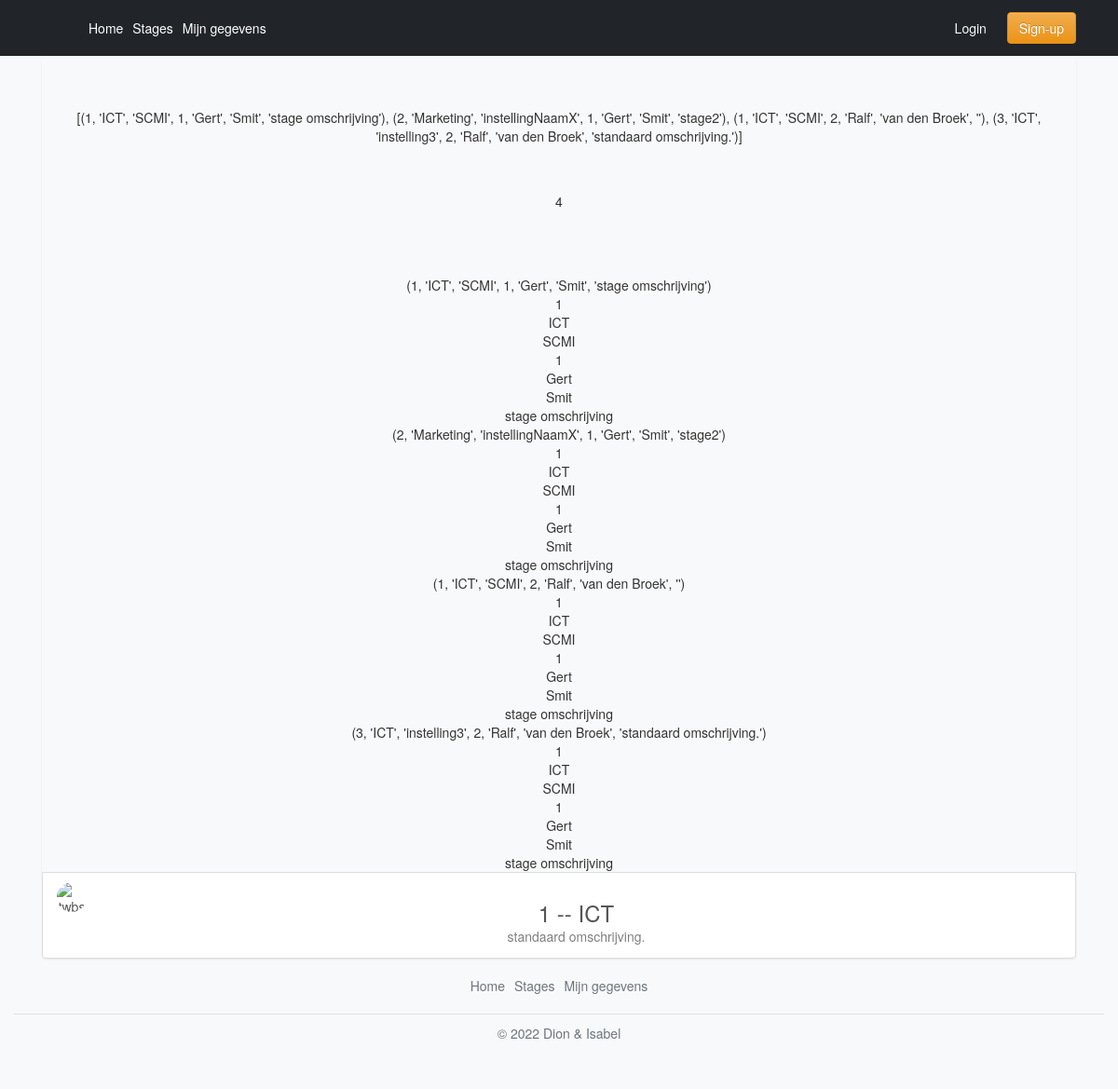
Screenshot of /stages with the database file from the repository.
### tables this page shows
CREATE TABLE "stageInfo" (
	"instelling_ID"	INTEGER NOT NULL,
	"begleider_ID"	INTEGER NOT NULL,
	"omschrijving"	TEXT NOT NULL DEFAULT 'standaard omschrijving.',
	FOREIGN KEY("begleider_ID") REFERENCES "begleider"("ID"),
	FOREIGN KEY("instelling_ID") REFERENCES "instelling"("ID"),
	PRIMARY KEY("instelling_ID","begleider_ID")
);

CREATE TABLE "instelling" (
	"ID"	INTEGER NOT NULL UNIQUE,
	"instellingNaam"	TEXT NOT NULL UNIQUE,
	"instellingType"	TEXT NOT NULL CHECK("instellingType" = "ICT" OR "instellingType" = "Marketing"),
	PRIMARY KEY("ID" AUTOINCREMENT)
);

CREATE TABLE "begleider" (
	"ID"	INTEGER NOT NULL UNIQUE,
	"voornaam"	TEXT NOT NULL,
	"achternaam"	TEXT NOT NULL,
	"password"	TEXT NOT NULL,
	PRIMARY KEY("ID" AUTOINCREMENT)
);

### app.py (the view)
@app.route('/stages')
def stages():
    if 'voornaam' in session:
        loggedIn=True
        loggedInUser=session['voornaam']
    else:
        loggedIn=False
        loggedInUser="niet ingelogd"
    stageInfo = do_database(f"SELECT si.instelling_ID, ins.instellingType, ins.instellingNaam, si.begleider_ID, beg.voornaam, beg.achternaam,  si.omschrijving FROM stageInfo AS si JOIN instelling AS ins ON si.instelling_ID = ins.ID JOIN begleider AS beg ON si.begleider_ID = beg.ID")
    aantalStage = len(stageInfo)
    return render_template('stages.html', loggedInUser=loggedInUser, loggedIn=loggedIn, stageInfo=stageInfo, aantalStage=aantalStage)

### database.py (called while the page is built)
def do_database(query):
    try:
        connection = sqlite3.connect('database.db')
        cursor = connection.cursor()
        cursor.execute(query)
        connection.commit()
        results = cursor.fetchall()
        return results
    except:
        return []
    finally:
        cursor.close()
        connection.close()

### templates/stages.html (shortened to what this page needs)
{% extends "base.html" %}
{% block content %}
<div class="list-group" style="padding-top: 5%;">
  <p>{{ stageInfo }} </p>
  <br>
  <br>
  <p>{{aantalStage}}</p>
  <br>
  <br>
  {% for i in stageInfo %}
    <br>
    {{i}}
    {% for j in stageInfo[0] %}
      <br>
      {{ j }}
    {% endfor %}
  {% endfor %}
  <a href="/stageDetails?1" class="list-group-item list-group-item-action d-flex gap-3 py-3" aria-current="true">
    <img src="https://github.com/twbs.png" alt="twbs" width="32" height="32" class="rounded-circle flex-shrink-0">
    <div class="d-flex gap-2 w-100 justify-content-center">
      <div>
        <h3 class="mb-1">{{ stageInfo[0][0] }} -- {{stageInfo[2][1]}}</h3>
        <p class="mb-1 opacity-75">{{stageInfo[3][6]}}</p>
      </div>
    </div>
  </a>
</div>
{% endblock %}

### templates/base.html (shortened to what this page needs)
<!DOCTYPE html>
<html lang="en">
<head>
  <link rel="stylesheet" href="../static/css/bootstrap.min.css">
  <link rel="stylesheet" href="https://maxcdn.bootstrapcdn.com/bootstrap/3.3.7/css/bootstrap.min.css">
  <link rel="stylesheet" href="https://maxcdn.bootstrapcdn.com/bootstrap/3.3.7/css/bootstrap-theme.min.css">
  <link rel="stylesheet" href="https://cdnjs.cloudflare.com/ajax/libs/bootstrap-social/5.1.1/bootstrap-social.min.css">
  <link rel="stylesheet" href="../static/css/signin.css">
</head>
<body class="text-center bg-light">
  <header class="p-3 bg-dark text-white">
    <div class="container">
      <div class="d-flex flex-wrap align-items-center justify-content-center justify-content-lg-start">
        <a href="/" class="d-flex align-items-center mb-2 mb-lg-0 text-white text-decoration-none">
          <svg class="bi me-2" width="40" height="32" role="img" aria-label="Bootstrap"><use xlink:href="#bootstrap"/></svg>
        </a>
        <ul class="nav col-12 col-lg-auto me-lg-auto mb-2 justify-content-center mb-md-0">
          <li><a href="/" class="nav-link px-2 text-white">Home</a></li>
          <li><a href="/stages" class="nav-link px-2 text-white">Stages</a></li>
          <li><a href="/stageGegevens" class="nav-link px-2 text-white">Mijn gegevens</a></li>
        </ul>
        <div class="text-end">
          {% if session['voornaam'] %}
            <button type="button" class="btn btn-outline-light me-2" onclick="location.href='/logout'">Log uit</button>
          {% else %}
            <button type="button" class="btn btn-outline-light me-2" onclick="location.href='/login'">Login</button>
            <button type="button" class="btn btn-warning" onclick="location.href='/register'">Sign-up</button>
          {% endif %}
        </div>
      </div>
    </div>
  </header>
  <div class="bg-light">
    <div class="container" style="margin-bottom: 10%;">
      {% block content %}{% endblock %}
    </div>
  </div>
  <div class="panel-body text-center bg-light" style="position: fixed; bottom: 0; z-index: -999; width: 100%;">
    <footer class="py-3 my-4">
      <ul class="nav justify-content-center border-bottom pb-3 mb-3">
        <li class="nav-item"><a href="/" class="nav-link px-2 text-muted">Home</a></li>
        <li class="nav-item"><a href="/stages" class="nav-link px-2 text-muted">Stages</a></li>
        <li class="nav-item"><a href="/stageGegevens" class="nav-link px-2 text-muted">Mijn gegevens</a></li>
      </ul>
      <p class="text-center text-muted">© 2022 Dion & Isabel</p>
    </footer>
  </div>
</body>
</html>

### rows the page displays
stageInfo: i "(1, 'ICT', 'SCMI', 1, 'Gert', 'Smit', 'stage omschrijving')", 0 "1" "1", omschrijving "stage omschrijving", instelling_ID "1"
instelling: instellingType "ICT", instellingNaam "SCMI"
begleider: voornaam "Gert", achternaam "Smit"
stageInfo: i "(2, 'Marketing', 'instellingNaamX', 1, 'Gert', 'Smit', 'stage2')", 0 "1" "1"
stageInfo: i "(1, 'ICT', 'SCMI', 2, 'Ralf', 'van den Broek', '')", 0 "1" "1"
stageInfo: i "(3, 'ICT', 'instelling3', 2, 'Ralf', 'van den Broek', 'standaard omschrijving.')", 0 "1" "1", omschrijving "standaard omschrijving."

### other values shown
{{ aantalStage }} "4"
